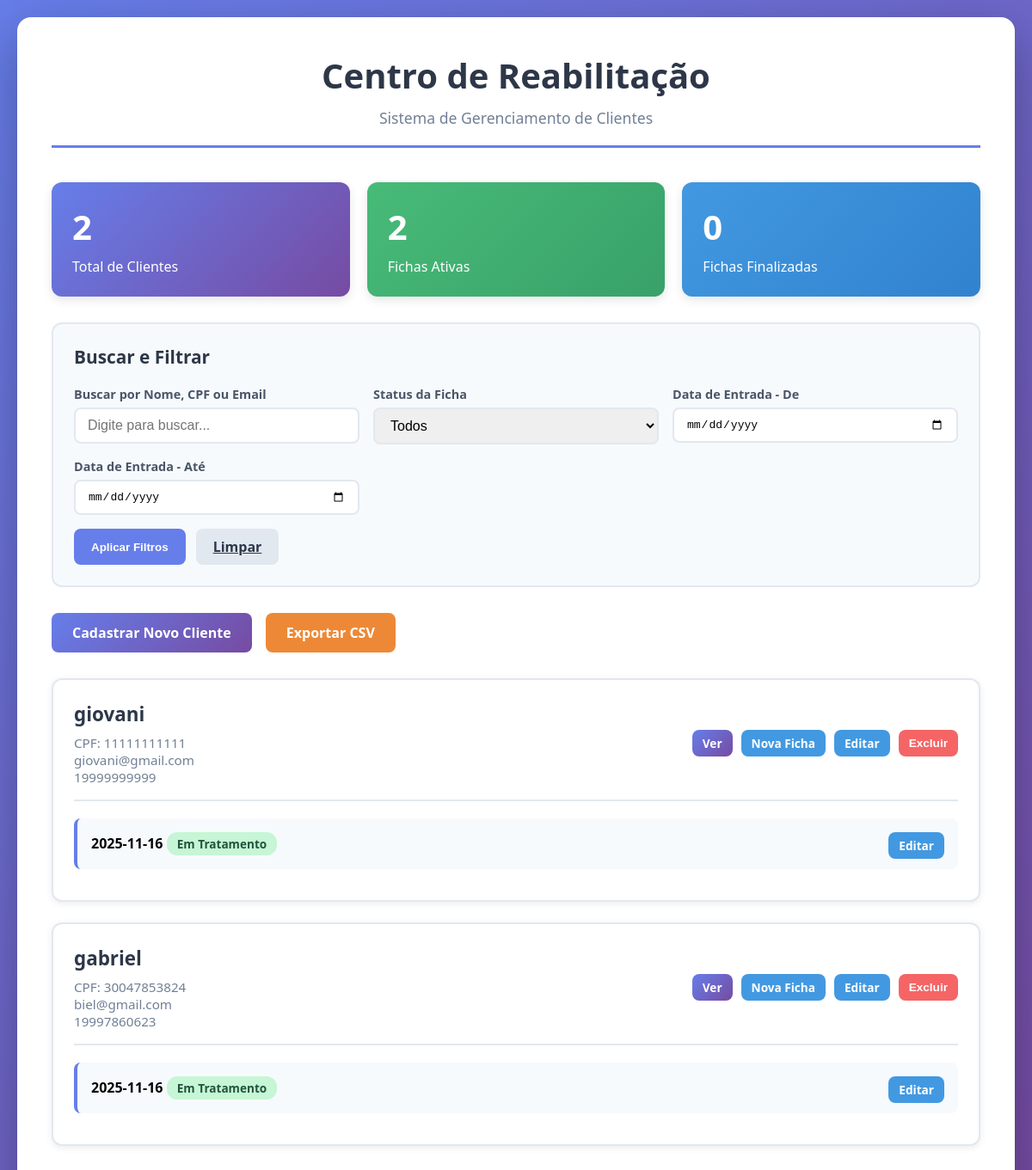
The page / on the database its author committed.
### tables this page shows
CREATE TABLE fichas (
            id INTEGER PRIMARY KEY AUTOINCREMENT,
            cliente_id INTEGER NOT NULL,
            data_entrada TEXT NOT NULL,
            data_saida TEXT,
            observacoes TEXT,
            created_at TEXT DEFAULT CURRENT_TIMESTAMP,
            FOREIGN KEY (cliente_id) REFERENCES clientes(id) ON DELETE CASCADE
        );

CREATE TABLE clientes (
            id INTEGER PRIMARY KEY AUTOINCREMENT,
            nome TEXT NOT NULL,
            cpf TEXT NOT NULL UNIQUE,
            email TEXT NOT NULL,
            telefone TEXT NOT NULL
        );

### app.py (the view)
@app.route('/')
def index():
    try:
        conn = get_db()
        cursor = conn.cursor()
        busca = request.args.get('busca', '')
        status = request.args.get('status', '')
        data_inicio = request.args.get('data_inicio', '')
        data_fim = request.args.get('data_fim', '')
        cursor.execute('''
            DELETE FROM fichas
            WHERE cliente_id NOT IN (SELECT id FROM clientes)
        ''')
        conn.commit()
        query = '''
            SELECT c.id, c.nome, c.cpf, c.email, c.telefone,
                   f.id as ficha_id, f.data_entrada, f.data_saida, f.created_at
            FROM clientes c
            LEFT JOIN fichas f ON c.id = f.cliente_id
            WHERE 1=1
        '''
        params = []
        if busca:
            query += ' AND (c.nome LIKE ? OR c.cpf LIKE ? OR c.email LIKE ?)'
            busca_param = f'%{busca}%'
            params.extend([busca_param, busca_param, busca_param])
        if status == 'ativo':
            query += ' AND f.data_saida IS NULL AND f.id IS NOT NULL'
        elif status == 'finalizado':
            query += ' AND f.data_saida IS NOT NULL'
        if data_inicio:
            query += ' AND f.data_entrada >= ?'
            params.append(data_inicio)
        if data_fim:
            query += ' AND f.data_entrada <= ?'
            params.append(data_fim)
        query += ' ORDER BY c.id DESC, f.created_at DESC'
        cursor.execute(query, params)
        resultados = cursor.fetchall()
        clientes_dict = {}
        for row in resultados:
            cliente_id = row[0]
            if cliente_id not in clientes_dict:
                clientes_dict[cliente_id] = {
                    'id': row[0],
                    'nome': row[1],
                    'cpf': row[2],
                    'email': row[3],
                    'telefone': row[4],
                    'fichas': []
                }
            if row[5]:
                clientes_dict[cliente_id]['fichas'].append({
                    'id': row[5],
                    'data_entrada': row[6],
                    'data_saida': row[7],
                    'created_at': row[8]
                })
        clientes = list(clientes_dict.values())
        cursor.execute('SELECT COUNT(*) FROM clientes')
        total = cursor.fetchone()[0]
        cursor.execute('''
            SELECT COUNT(*) FROM fichas
            WHERE data_saida IS NULL
            AND cliente_id IN (SELECT id FROM clientes)
        ''')
        ativos = cursor.fetchone()[0]
        cursor.execute('''
            SELECT COUNT(*) FROM fichas
            WHERE data_saida IS NOT NULL
            AND cliente_id IN (SELECT id FROM clientes)
        ''')
        finalizados = cursor.fetchone()[0]
        return render_template('index.html',
                             clientes=clientes,
                             total=total,
                             ativos=ativos,
                             finalizados=finalizados,
                             busca=busca,
                             status=status,
                             data_inicio=data_inicio,
                             data_fim=data_fim)
    except Exception as e:
        flash(f'Erro ao carregar página: {str(e)}', 'error')
        return render_template('index.html', clientes=[], total=0, ativos=0, finalizados=0)

### app.py (called while the page is built, shortened)
def get_db():
    return _thread_local.db

### templates/index.html (shortened to what this page needs)
<!DOCTYPE html>
<html lang="pt-BR">
<head>
</head>
<body>
    <div class="container">
        <header>
            <h1>Centro de Reabilitação</h1>
            <p class="subtitle">Sistema de Gerenciamento de Clientes</p>
        </header>
        <div class="stats-container">
            <div class="stat-card">
                <div class="stat-number">{{ total }}</div>
                <div>Total de Clientes</div>
            </div>
            <div class="stat-card" style="background: linear-gradient(135deg, #48bb78 0%, #38a169 100%);">
                <div class="stat-number">{{ ativos }}</div>
                <div>Fichas Ativas</div>
            </div>
            <div class="stat-card" style="background: linear-gradient(135deg, #4299e1 0%, #3182ce 100%);">
                <div class="stat-number">{{ finalizados }}</div>
                <div>Fichas Finalizadas</div>
            </div>
        </div>
        <div class="search-filters">
            <h2>Buscar e Filtrar</h2>
            <form method="GET" action="/">
                <div class="filter-grid">
                    <div class="filter-group">
                        <label for="busca">Buscar por Nome, CPF ou Email</label>
                        <input type="text" id="busca" name="busca" placeholder="Digite para buscar..." value="{{ busca }}">
                    </div>
                    <div class="filter-group">
                        <label for="status">Status da Ficha</label>
                        <select id="status" name="status">
                            <option value="">Todos</option>
                        </select>
                    </div>
                    <div class="filter-group">
                        <label for="data_inicio">Data de Entrada - De</label>
                        <input type="date" id="data_inicio" name="data_inicio" value="{{ data_inicio }}">
                    </div>
                    <div class="filter-group">
                        <label for="data_fim">Data de Entrada - Até</label>
                        <input type="date" id="data_fim" name="data_fim" value="{{ data_fim }}">
                    </div>
                </div>
                <div class="filter-actions">
                    <button type="submit" class="btn-filter">Aplicar Filtros</button>
                    <a href="/" class="btn-clear">Limpar</a>
                </div>
            </form>
        </div>
        <div style="margin-bottom: 30px;">
            <a href="/cadastrar" class="btn btn-primary">Cadastrar Novo Cliente</a>
            <a href="/exportar-csv" class="btn" style="background: #ed8936; color: white; margin-left: 12px;">Exportar CSV</a>
        </div>
        {% if clientes %}
            {% for cliente in clientes %}
            <div class="cliente-card">
                <div class="cliente-header">
                    <div class="cliente-info">
                        <h3>{{ cliente.nome }}</h3>
                        <div class="cliente-details">
                            <span>CPF: {{ cliente.cpf }}</span>
                            <span>{{ cliente.email }}</span>
                            <span>{{ cliente.telefone }}</span>
                        </div>
                    </div>
                    <div class="cliente-actions">
                        <a href="/cliente/{{ cliente.id }}" class="btn btn-primary btn-small">Ver</a>
                        <a href="/nova-ficha/{{ cliente.id }}" class="btn btn-edit btn-small">Nova Ficha</a>
                        <a href="/editar/{{ cliente.id }}" class="btn btn-edit btn-small">Editar</a>
                        <button class="btn btn-delete btn-small" onclick="showDeleteModal('/deletar/{{ cliente.id }}')">Excluir</button>
                    </div>
                </div>
                {% if cliente.fichas %}
                    {% for ficha in cliente.fichas[:3] %}
                    <div class="ficha-item">
                        <strong>{{ ficha.data_entrada }}</strong>
                        {% if ficha.data_saida %}
                            | Saída: {{ ficha.data_saida }}
                            <span class="status-finalizado">Finalizado</span>
                        {% else %}
                            <span class="status-ativo">Em Tratamento</span>
                        {% endif %}
                        <a href="/editar-ficha/{{ ficha.id }}" class="btn btn-edit btn-small" style="float: right;">Editar</a>
                    </div>
                    {% endfor %}
                {% endif %}
            </div>
            {% endfor %}
        {% else %}
        <div class="empty-state">
            <h2>Nenhum cliente encontrado</h2>
            <p>{% if busca or status or data_inicio or data_fim %}Tente ajustar os filtros ou{% else %}Comece{% endif %} cadastrando o primeiro cliente do centro de reabilitação.</p>
        </div>
        {% endif %}
    </div>
</body>
</html>

### templates/index.html (style rules this page uses)
* { margin: 0; padding: 0; box-sizing: border-box; }
body { font-family: 'Segoe UI', Tahoma, Geneva, Verdana, sans-serif; background: linear-gradient(135deg, #667eea 0%, #764ba2 100%); min-height: 100vh; padding: 20px; }
.container { max-width: 1400px; margin: 0 auto; background: white; border-radius: 16px; padding: 40px; box-shadow: 0 20px 60px rgba(0,0,0,0.3); }
header { text-align: center; margin-bottom: 40px; padding-bottom: 20px; border-bottom: 3px solid #667eea; }
h1 { color: #2d3748; font-size: 2.5em; margin-bottom: 10px; }
.subtitle { color: #718096; font-size: 1.1em; }
.btn { display: inline-block; padding: 12px 24px; border-radius: 8px; text-decoration: none; font-weight: 600; transition: all 0.3s; border: none; cursor: pointer; font-size: 1em; }
.btn-primary { background: linear-gradient(135deg, #667eea 0%, #764ba2 100%); color: white; }
.btn-edit { background-color: #4299e1; color: white; padding: 8px 16px; font-size: 0.9em; }
.btn-delete { background-color: #f56565; color: white; padding: 8px 16px; font-size: 0.9em; }
.cliente-card { background: white; border: 2px solid #e2e8f0; border-radius: 12px; padding: 24px; margin-bottom: 24px; box-shadow: 0 2px 8px rgba(0,0,0,0.08); }
.cliente-header { display: flex; justify-content: space-between; align-items: center; margin-bottom: 20px; padding-bottom: 16px; border-bottom: 2px solid #e2e8f0; flex-wrap: wrap; gap: 10px; }
.cliente-info h3 { color: #2d3748; font-size: 1.4em; margin-bottom: 8px; }
.cliente-details { color: #718096; font-size: 0.95em; }
.cliente-details span { margin-right: 20px; display: block; }
.cliente-actions { display: flex; gap: 10px; flex-wrap: wrap; }
.ficha-item { background: #f7fafc; border-left: 4px solid #667eea; padding: 16px; margin-bottom: 12px; border-radius: 8px; }
.btn-small { padding: 6px 12px; font-size: 0.85em; }
.stats-container { display: flex; gap: 20px; margin-bottom: 30px; flex-wrap: wrap; }
.stat-card { flex: 1; min-width: 200px; background: linear-gradient(135deg, #667eea 0%, #764ba2 100%); color: white; padding: 24px; border-radius: 12px; box-shadow: 0 4px 12px rgba(0,0,0,0.1); }
.stat-number { font-size: 2.5em; font-weight: bold; margin-bottom: 8px; }
.status-ativo { display: inline-block; padding: 4px 12px; background-color: #c6f6d5; color: #22543d; border-radius: 12px; font-size: 0.85em; font-weight: 600; }
.search-filters { background: #f7fafc; border: 2px solid #e2e8f0; border-radius: 12px; padding: 24px; margin-bottom: 30px; }
.search-filters h2 { color: #2d3748; font-size: 1.3em; margin-bottom: 20px; }
.filter-grid { display: grid; grid-template-columns: repeat(auto-fit, minmax(250px, 1fr)); gap: 16px; margin-bottom: 16px; }
.filter-group { display: flex; flex-direction: column; }
.filter-group label { color: #4a5568; font-weight: 600; margin-bottom: 6px; font-size: 0.9em; }
.filter-group input, .filter-group select { padding: 10px 14px; border: 2px solid #e2e8f0; border-radius: 8px; font-size: 1em; transition: border-color 0.3s; }
.filter-actions { display: flex; gap: 12px; flex-wrap: wrap; }
.btn-filter { background: #667eea; color: white; padding: 10px 20px; border: none; border-radius: 8px; cursor: pointer; font-weight: 600; transition: all 0.3s; }
.btn-clear { background: #e2e8f0; color: #2d3748; padding: 10px 20px; border: none; border-radius: 8px; cursor: pointer; font-weight: 600; transition: all 0.3s; }

### rows shown on the page
fichas: nome "giovani", cpf "11111111111", email "giovani@gmail.com", telefone "19999999999", data_entrada "2025-11-16"
fichas: nome "gabriel", cpf "30047853824", email "biel@gmail.com", telefone "19997860623", data_entrada "2025-11-16"

### other values the page prints
{{ total }} "2"
{{ ativos }} "2"
{{ finalizados }} "0"
